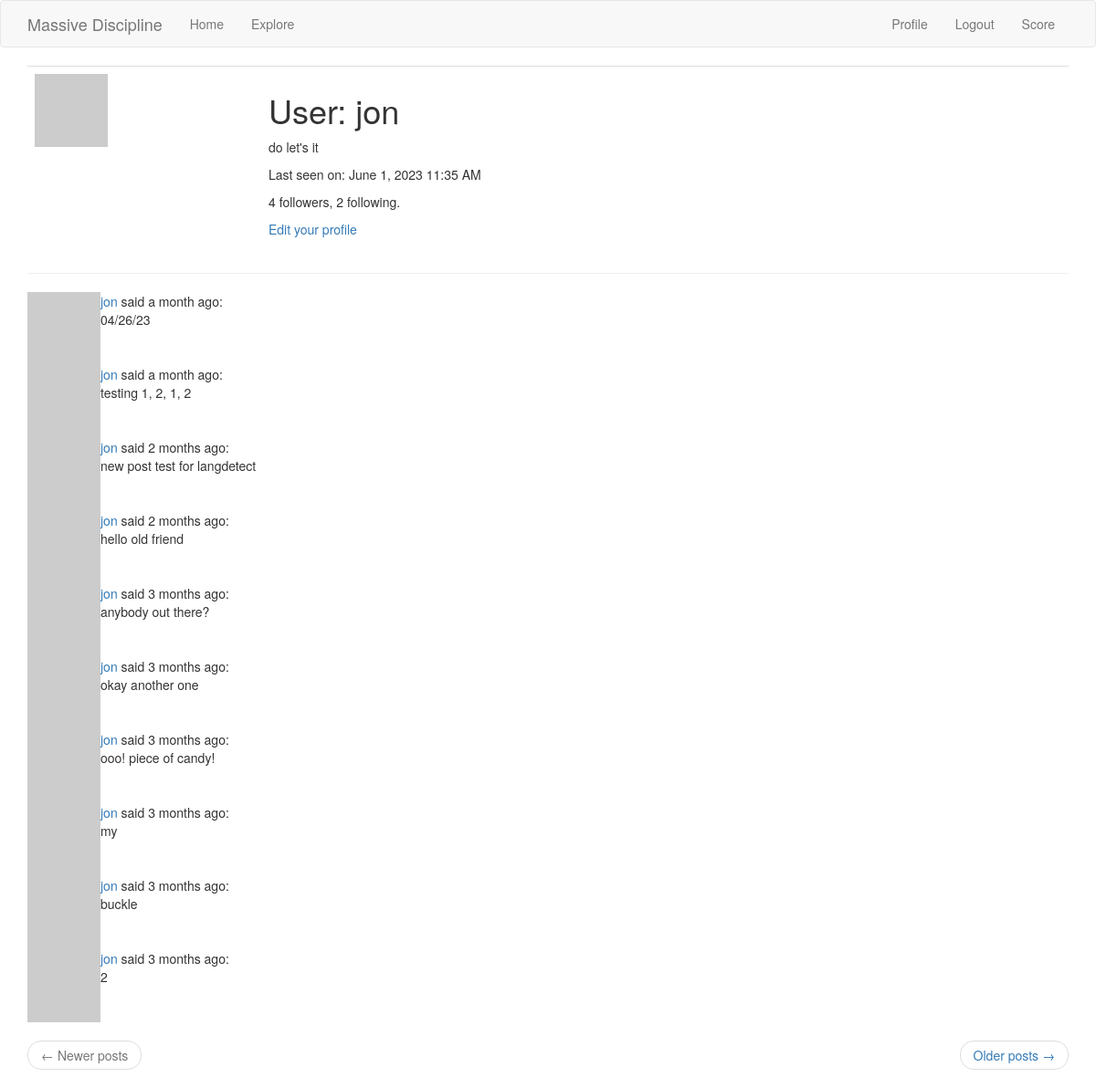
The page /user/jon (signed in) on the database its author committed.
### app/models.py (models this page shows, shortened)
class User(UserMixin, db.Model):
    id = db.Column(db.Integer, primary_key=True)
    username = db.Column(db.String(64), index=True, unique=True)
    email = db.Column(db.String(120), index=True, unique=True)
    password_hash = db.Column(db.String(128))
    posts = db.relationship('Post', backref='author', lazy='dynamic')
    about_me = db.Column(db.String(140))
    last_seen = db.Column(db.DateTime, default=datetime.utcnow)
    followed = db.relationship(
        'User', secondary=followers,
        primaryjoin=(followers.c.follower_id == id),
        secondaryjoin=(followers.c.followed_id == id),
        backref=db.backref('followers', lazy='dynamic'), lazy='dynamic')
    def avatar(self, size):
        digest = md5(self.email.lower().encode('utf-8')).hexdigest()
        return 'https://www.gravatar.com/avatar/{}?d=identicon&s={}'.format(
            digest, size)
    '''The self user on the left-hand side follows the value of the
"user" variable---the user whom our self user wishes to follow---in the append,
remove, and is_following method arguments on the right-hand side, as in the
following example:

user1.followed.append(user2)

where user1 is the self user and user2 is the value of the "user" variable
serving as the append argument.
'''
    def follow(self, user):
        '''The self parameter references the self user, while the "user"
    variable references the user self user wishes to follow.'''
        if not self.is_following(user):
            self.followed.append(user)
    def is_following(self, user):
        '''The is_following function queries the database to check if the self
    user, contained in the "self" parameter, is following the user contained
    in the "user" variable.'''
        return self.followed.filter(
            followers.c.followed_id == user.id).count() > 0

class Post(db.Model):
    id = db.Column(db.Integer, primary_key=True)
    body = db.Column(db.String(140))
    timestamp = db.Column(db.DateTime, index=True, default=datetime.utcnow)
    user_id = db.Column(db.Integer, db.ForeignKey('user.id'))
    language = db.Column(db.String(5))

### app/main/routes.py (the view)
@bp.route('/user/<username>')
@login_required
def user(username):
    user = User.query.filter_by(username=username).first_or_404()
    '''If the username exists, it will be unique and thus, the first to be
encountered in a query to the database. If the username does not exist, then
an 404 exception is raised. The user variable now points to the User model and
all of its field values for the user holding this specific username. We use
this to coordinate post entries through our _post.html file so that they may
render on the webpage.'''
    page = request.args.get('page', 1, type=int)
    '''This request.args.get() call takes in the parsed contents of a URL
query string, which is the part of the URL after the question mark in the
following formated URL

<scheme>://<netloc>/<path>;<params>?<query>#<fragment>

The parsed contents of the query string are keys in a Python dictionary. The
value of this "page" key corresponds to the same object on which a limit of
posts per view has been set in our config.py file under the "POSTS_PER_PAGE"
key. We paginate with respect to posts from the self user,
which correspond to the "posts" variable of our User model in the models.py
file, starting from page 1, where the pages are ordered by descending
timestamp.'''
    posts = user.posts.order_by(Post.timestamp.desc()).paginate(
        page=page, per_page=current_app.config['POSTS_PER_PAGE'], error_out=False)
    next_url = url_for('main.user', username=user.username, \
        page=posts.next_num)\
        if posts.has_next else None
    prev_url = url_for('main.user', username=user.username, \
        page=posts.prev_num)\
        if posts.has_prev else None
    form = EmptyForm()
    '''Hitting the sumbit button for this EmptyForm form will signal this
viewfunction to render the form in POST, which will process the information
according to the "follow" viewfunction being accessed by the
"user.html" template.'''
    return render_template('user.html', user=user, posts=posts.items,
        next_url=next_url, prev_url=prev_url, form=form)

### app/__init__.py (called while the page is built)
def get_locale():
    return 'es'

### app/main/routes.py (called while the page is built)
@bp.before_request
def before_request():
    if current_user.is_authenticated:
        current_user.last_seen = datetime.utcnow()
        db.session.commit()
    g.locale = str(get_locale())

### app/models.py (called while the page is built)
@login.user_loader
def load_user(id):
    return User.query.get(int(id))

### app/templates/user.html (shortened to what this page needs)
{% extends 'base.html' %}
{% block app_content %}
    <table class='table table-hover'>
        <tr>
            <td width='256px'><img src='{{ user.avatar(256) }}'></td>
            <td>
                <h1>User: {{ user.username }}</h1>
				{% if user.about_me %}
					<p>{{ user.about_me }}</p>
				{% endif %}
				{% if user.last_seen %}
					<p>Last seen on: {{
						moment(user.last_seen).format('LLL')
						}}
					</p>
				{% endif %}
				<p>{{ user.followers.count() }} followers,
					{{ user.followed.count() }} following.
				</p>
				{% if user == current_user %}
                <p><a href='{{ url_for("main.edit_profile") }}'>
					{{ ('Edit your profile') }}</a></p>
                {% endif %}
            </td>
        </tr>
    </table>
	<hr>
    {% for post in posts %}
        {% include '_post.html' %}
    {% endfor %}
    <nav aria-label='...'>
        <ul class='pager'>
            <li class='previous{% if not prev_url %}
			disabled{% endif %}'>
                <a href='{{ prev_url or "#" }}'>
                    <span aria-hidden='true'>&larr;</span>
					{{ ('Newer posts') }}
                </a>
            </li>
            <li class='next{% if not next_url %} disabled{% endif %}'>
                <a href='{{ next_url or "#" }}'>
                    {{ ('Older posts') }}
					<span aria-hidden='true'>&rarr;</span>
                </a>
            </li>
        </ul>
    </nav>
{% endblock %}

### app/templates/_post.html
	<table>
		<tr valign='top'>
			<td><img src='{{ post.author.avatar(36) }}'></td>
			<td>
				<a href='{{
					url_for("main.user", username=post.author.username)
					}}'>
					{{ post.author.username }}
				</a>
				said {{ moment(post.timestamp).fromNow() }}:
				<br>
				{{ post.body }}
			</td>
		</tr>
	</table>

### rows shown on the page
User: username "jon", about_me "do let's it", last_seen "June 1, 2023 11:35 AM"
Post: author.username "jon", timestamp "a month ago", body "04/26/23"
Post: author.username "jon", timestamp "a month ago", body "testing 1, 2, 1, 2"
Post: author.username "jon", timestamp "2 months ago", body "new post test for langdetect"
Post: author.username "jon", timestamp "2 months ago", body "hello old friend"
Post: author.username "jon", timestamp "3 months ago", body "anybody out there?"
Post: author.username "jon", timestamp "3 months ago", body "okay another one"
Post: author.username "jon", timestamp "3 months ago", body "ooo! piece of candy!"
Post: author.username "jon", timestamp "3 months ago", body "my"
Post: author.username "jon", timestamp "3 months ago", body "buckle"
Post: author.username "jon", timestamp "3 months ago", body "2"

### other values the page prints
{{ user.followers.count() }} "4"
{{ user.followed.count() }} "2"
{{ ('Edit your profile') }} "Edit your profile"
{{ ('Newer posts') }} "Newer posts"
{{ ('Older posts') }} "Older posts"
